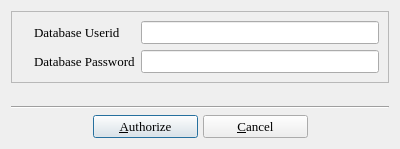
<ui version="4.0" >
 <class>userAuthenticate</class>
 <widget class="QDialog" name="userAuthenticate" >
  <property name="geometry" >
   <rect>
    <x>0</x>
    <y>0</y>
    <width>400</width>
    <height>149</height>
   </rect>
  </property>
  <property name="minimumSize" >
   <size>
    <width>400</width>
    <height>0</height>
   </size>
  </property>
  <property name="maximumSize" >
   <size>
    <width>16777215</width>
    <height>16777215</height>
   </size>
  </property>
  <property name="font" >
   <font>
    <family>Times</family>
    <pointsize>10</pointsize>
   </font>
  </property>
  <property name="windowTitle" >
   <string>BiblioteQ: Administrator Authentication</string>
  </property>
  <property name="sizeGripEnabled" >
   <bool>false</bool>
  </property>
  <layout class="QVBoxLayout" >
   <item>
    <widget class="QFrame" name="frame" >
     <property name="frameShape" >
      <enum>QFrame::StyledPanel</enum>
     </property>
     <property name="frameShadow" >
      <enum>QFrame::Raised</enum>
     </property>
     <layout class="QGridLayout" >
      <item rowspan="2" row="0" column="0" >
       <widget class="QLabel" name="label_2" >
        <property name="font" >
         <font>
          <family>Times</family>
          <pointsize>10</pointsize>
         </font>
        </property>
        <property name="text" >
         <string/>
        </property>
        <property name="pixmap" >
         <pixmap>icons.d/32x32/unlock.png</pixmap>
        </property>
       </widget>
      </item>
      <item row="0" column="1" >
       <widget class="QLabel" name="label" >
        <property name="font" >
         <font>
          <family>Times</family>
          <pointsize>10</pointsize>
         </font>
        </property>
        <property name="text" >
         <string>Database Userid</string>
        </property>
       </widget>
      </item>
      <item row="0" column="2" >
       <widget class="QLineEdit" name="userid" >
        <property name="maxLength" >
         <number>128</number>
        </property>
       </widget>
      </item>
      <item row="1" column="1" >
       <widget class="QLabel" name="label_4" >
        <property name="font" >
         <font>
          <family>Times</family>
          <pointsize>10</pointsize>
         </font>
        </property>
        <property name="text" >
         <string>Database Password</string>
        </property>
       </widget>
      </item>
      <item row="1" column="2" >
       <widget class="QLineEdit" name="password" >
        <property name="maxLength" >
         <number>128</number>
        </property>
        <property name="echoMode" >
         <enum>QLineEdit::Password</enum>
        </property>
       </widget>
      </item>
     </layout>
    </widget>
   </item>
   <item>
    <spacer>
     <property name="orientation" >
      <enum>Qt::Vertical</enum>
     </property>
     <property name="sizeHint" >
      <size>
       <width>382</width>
       <height>20</height>
      </size>
     </property>
    </spacer>
   </item>
   <item>
    <widget class="Line" name="line" >
     <property name="orientation" >
      <enum>Qt::Horizontal</enum>
     </property>
    </widget>
   </item>
   <item>
    <layout class="QHBoxLayout" >
     <property name="spacing" >
      <number>5</number>
     </property>
     <item>
      <spacer>
       <property name="orientation" >
        <enum>Qt::Horizontal</enum>
       </property>
       <property name="sizeHint" >
        <size>
         <width>40</width>
         <height>20</height>
        </size>
       </property>
      </spacer>
     </item>
     <item>
      <widget class="QPushButton" name="okButton" >
       <property name="minimumSize" >
        <size>
         <width>105</width>
         <height>0</height>
        </size>
       </property>
       <property name="font" >
        <font>
         <family>Times</family>
         <pointsize>10</pointsize>
        </font>
       </property>
       <property name="text" >
        <string>&amp;Authorize</string>
       </property>
       <property name="icon" >
        <iconset>icons.d/16x16/ok.png</iconset>
       </property>
      </widget>
     </item>
     <item>
      <widget class="QPushButton" name="cancelButton" >
       <property name="minimumSize" >
        <size>
         <width>105</width>
         <height>0</height>
        </size>
       </property>
       <property name="font" >
        <font>
         <family>Times</family>
         <pointsize>10</pointsize>
        </font>
       </property>
       <property name="layoutDirection" >
        <enum>Qt::LeftToRight</enum>
       </property>
       <property name="text" >
        <string>&amp;Cancel</string>
       </property>
       <property name="icon" >
        <iconset>icons.d/16x16/cancel.png</iconset>
       </property>
      </widget>
     </item>
     <item>
      <spacer>
       <property name="orientation" >
        <enum>Qt::Horizontal</enum>
       </property>
       <property name="sizeHint" >
        <size>
         <width>40</width>
         <height>20</height>
        </size>
       </property>
      </spacer>
     </item>
    </layout>
   </item>
  </layout>
 </widget>
 <tabstops>
  <tabstop>userid</tabstop>
  <tabstop>password</tabstop>
  <tabstop>okButton</tabstop>
  <tabstop>cancelButton</tabstop>
 </tabstops>
 <resources/>
 <connections>
  <connection>
   <sender>cancelButton</sender>
   <signal>clicked()</signal>
   <receiver>userAuthenticate</receiver>
   <slot>hide()</slot>
   <hints>
    <hint type="sourcelabel" >
     <x>369</x>
     <y>253</y>
    </hint>
    <hint type="destinationlabel" >
     <x>179</x>
     <y>282</y>
    </hint>
   </hints>
  </connection>
 </connections>
</ui>
